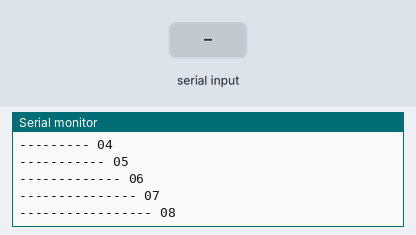
Simulated run of this sketch. Board: Arduino Uno, built with avr-gcc and run on an emulated ATmega328P. Parts: the last lines printed to the serial monitor. The test bench sets the inputs (shaded band).

Above: at 2.2 s.
2.3 s: "s" received over Serial
At 2.9 s:
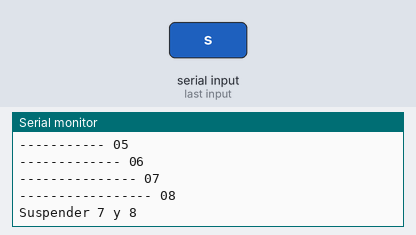
3.8 s: "r" received over Serial
5.3 s: ">" received over Serial
At 5.7 s:
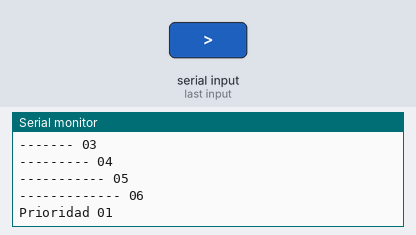
6.8 s: "x" received over Serial
Timing chart, 0 to 9.8 s (numbered marks = the images above; inputs shaded):
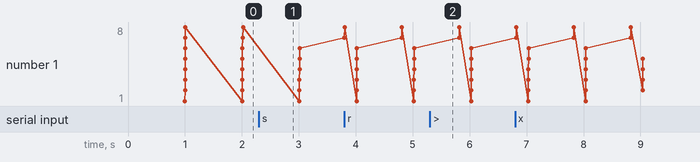

The sketch:

sistema_de_tiempo_real_ArduinoMega.ino
```cpp
//==============================================================================
//--------------------------------------------
// EJERCICIO PARA TAREA, A EXPLICAR EN EQUIPO:
//--------------------------------------------
// Aumentar el número de tareas a 8, considerando:
// 1.) Para verificar la secuencia de ejecución de las tareas, utilice la
// siguiente notación para la ocurrencia de las tareas:
//
// Tarea 1: --- 01
// Tarea 2: ----- 02
// Tarea 3: ------- 03
// Tarea 4: --------- 04
// Tarea 5: ----------- 05
// Tarea 6: ------------- 06
// Tarea 7: --------------- 07
// Tarea 8: ----------------- 08
//
// En la ocurrencia de la tarea agregar si recibió o envió datos a otras
// Tareas, por ejemplo, la siguiente línea indicaría que en esta instancia
// la Tarea 6 envió algo a la Tarea 4:
// Tarea 6: ------------- 06 [-> 4]
// En el siguiente caso, la Tarea 5 recibió algo de la Tarea 2.
// Tarea 5: ----------- 05 [<-2]

// 2.) Cambiar los siguientes parámetros para ejercitar las diversas opciones:
// a.) Prioridades de las tareas
// b.) Frecuencia de ejecución de las tareas. Algunas de ellas se ejecutarán
// más veces que otras.
// c.) Conclusión de las tareas. Algunas tareas terminarán antes que otras.
// d.) Comunicación entre tareas. Verificar cuáles son las funciones o
// directivas que se pueden emplear para que una tarea comunique algo a otra.
// Ejercitar que las comunicaciones se den después de que pasaron varias
// ejecuciones, por ejemplo, que la tarea 3 comunique a la tarea 5 después de
// que la tarea 3 ha ocurrido por quinta vez. Hacer algo similar para otros
// casos.
// e.) Ejercitar dos características más que crea importantes de FrreRTOS en el
// mismo ejemplo.
// f.) Comentar adecuadamente las líneas del código.
// g.) Para la presentación, puede emplear el monitor serial, simulado o real,
// verificando que efectivamente ocurre la secuencia que planeó.
//==============================================================================
//incluimos las librerias necesarias
#include <Arduino.h>
#include <Arduino_FreeRTOS.h>
#include <queue.h>
QueueHandle_t mensaje; //Anadimos manejador de colas
TaskHandle_t TaskSerial_Handler;    //Añadimos manerjador de tareas
TaskHandle_t Tarea_Handler, Tarea7_Handler;  //Añadimos manerjador de tareas
TaskHandle_t xHandle;  //Añadimos manerjador de tareas
//---------------------
//-----[ AJUSTES ]-----
//---------------------
void setup() {
  Serial.begin(115200);
  Serial.println("-- INICIO --"); //
  delay(1000);
  mensaje = xQueueCreate(10, // Longitud de cola
                         sizeof(String) // Tipo de dato
                        );
  // Creación de las tareas:
  xTaskCreate(
    Tarea1,     // Función que ejecuta la tarea
    "Tarea1",   // Cadena conel nombre de la tarea
    200,      // Tamaño del "Stack"
    NULL,       // Parámetro pasado como entrada
    1,          // Prioridad de la tarea
     &xHandle);      // Manejador (Handle) de la tarea
  xTaskCreate(
    Tarea2,
    "Tarea2",
    200,
    NULL,
    1,
    NULL);
  xTaskCreate(
    Tarea3,
    "Tarea3",
    200,
    NULL,
    1,
    NULL);
  xTaskCreate(
    Tarea4,
    "Tarea4",
    200,
    NULL,
    1,
    NULL);
  xTaskCreate(
    Tarea5,
    "Tarea5",
    200,
    NULL,
    1,
    NULL);
  xTaskCreate(
    Tarea6,
    "Tarea6",
    200,
    NULL,
    1,
    NULL);
  xTaskCreate(
    Tarea7,
    "Tarea7",
    200,
    NULL,
    1,
    &Tarea7_Handler);
  xTaskCreate(
    Tarea8,
    "Tarea8",
    200,
    NULL,
    1,
    &Tarea_Handler);
  xTaskCreate(
    TaskSerial,
    "Serial",
    128,
    NULL,
    1,
    &TaskSerial_Handler );


}

//-----------------------
//-----[ PRINCIPAL ]-----
//-----------------------
void loop() {
  delay(1000);              // Retardo para imprimir ocurrencias

}
//==============================================================================
//---------------------
//-----[ TAREA 1 ]-----
//---------------------
//------------------------------------------------------------------------------
void Tarea1( void * parameter ) {
  for ( int i = 0; i < 10; i++ ) { // Número de veces que ocurre esta tarea
    switch (i) {
      case 0:     // Primera ejecución T1
        Serial.println("--- 01");   // Evidencia de ocurrencia
        break;
      case 1:     // Segunda ejecución T1
        Serial.println("--- 01");   // Evidencia de ocurrencia
        break;
      case 2:     // Tercera ejecución T1
        Serial.println("--- 01");   // Evidencia de ocurrencia
        break;
      case 3:     // Cuarta ejecución T1
        Serial.println("--- 01");   // Evidencia de ocurrencia
        break;
      case 4:     // Quinta ejecución T1
        Serial.println("--- 01");   // Evidencia de ocurrencia
        break;
      case 5:     // Sexta ejecución T1
        Serial.println("--- 01");   // Evidencia de ocurrencia
        break;
      case 6:     // Séptima ejecución T1
        Serial.println("--- 01");   // Evidencia de ocurrencia
        break;
      case 7:     // Octava ejecución T1
        Serial.println("--- 01");   // Evidencia de ocurrencia
        break;
      case 8:     // Novena ejecución T1
        {
          Serial.print("--- 01");   // Evidencia de ocurrencia
          String aux = "  [<-1]";
          xQueueSend(mensaje, &aux , portMAX_DELAY);// Función para enviar dato a Tarea 6
          Serial.println(" [->6]");
          break;
        }
      case 9:     // Décima ejecución T1
        Serial.println("--- 01");   // Evidencia de ocurrencia
        break;
      default:
        Serial.println("--- 01");   // Evidencia de ocurrencia
        break;
    }
    delay(1000);              // Espera...
  }
  Serial.println("--> 01");     // Conclusión de la tarea
  vTaskDelete( NULL );          // Se "Borra"
}
//------------------------------------------------------------------------------
//---------------------
//-----[ TAREA 2 ]-----
//---------------------
//------------------------------------------------------------------------------
void Tarea2( void * parameter) {
  for ( int i = 0; i < 10; i++ ) {
    Serial.println("----- 02");
    delay(1000);
  }
  Serial.println("--> 02");   // Conclusión de la tarea
  vTaskDelete( NULL );
}
//------------------------------------------------------------------------------
//---------------------
//-----[ TAREA 3 ]-----
//---------------------
//------------------------------------------------------------------------------
void Tarea3( void * parameter) {
  for ( int i = 0; i < 10; i++ ) {
    Serial.println("------- 03");
    delay(1000);
  }
  Serial.println("--> 03");   // Conclusión de la tarea
  vTaskDelete( NULL );
}
//------------------------------------------------------------------------------
//---------------------
//-----[ TAREA 4 ]-----
//---------------------
//------------------------------------------------------------------------------
void Tarea4( void * parameter) {
  for ( int i = 0; i < 10; i++ ) {
    Serial.println("--------- 04");
    delay(1000);
  }
  Serial.println("--> 04");   // Conclusión de la tarea
  vTaskDelete( NULL );
}
//------------------------------------------------------------------------------
//---------------------
//-----[ TAREA 5 ]-----
//---------------------
//------------------------------------------------------------------------------
void Tarea5( void * parameter) {
  for ( int i = 0; i < 10; i++ ) {
    Serial.println("----------- 05");
    delay(1000);
  }
  Serial.println("--> 05");   // Conclusión de la tarea
  vTaskDelete( NULL );
}
//------------------------------------------------------------------------------
//---------------------
//-----[ TAREA 6 ]-----
//---------------------
//------------------------------------------------------------------------------
void Tarea6( void * parameter ) {
  for ( int i = 0; i < 10; i++ ) { // Número de veces que ocurre esta tarea
    switch (i) {
      case 0:     // Primera ejecución T6
        Serial.println("------------- 06");   // Evidencia de ocurrencia
        break;
      case 1:     // Segunda ejecución T6
        Serial.println("------------- 06");   // Evidencia de ocurrencia
        break;
      case 2:     // Tercera ejecución T6
        Serial.println("------------- 06");   // Evidencia de ocurrencia
        break;
      case 3:     // Cuarta ejecución T6
        Serial.println("------------- 06");   // Evidencia de ocurrencia
        break;
      case 4:     // Quinta ejecución T6
        Serial.println("------------- 06");   // Evidencia de ocurrencia
        break;
      case 5:     // Sexta ejecución T6
        Serial.println("------------- 06");   // Evidencia de ocurrencia
        break;
      case 6:     // Séptima ejecución T6
        Serial.println("------------- 06");   // Evidencia de ocurrencia
        break;
      case 7:     // Octava ejecución T6
        Serial.println("------------- 06");   // Evidencia de ocurrencia
        break;
      case 8:     // Novena ejecución T6
        {
          String valueFromQueue = " ";
          Serial.print("------------- 06");   // Evidencia de ocurrencia
          if (xQueueReceive(mensaje, &valueFromQueue, portMAX_DELAY) == pdPASS) {
            Serial.println(valueFromQueue);    // Imprimimos lo que recibe de la otra función
          }
          // Serial.println("[<-1]");
          break;
        }
      case 9:     // Décima ejecución T6
        Serial.println("------------- 06");   // Evidencia de ocurrencia
        break;
      default:
        Serial.println("------------- 06");   // Evidencia de ocurrencia
        break;
    }
    delay(1000);              // Espera...
  }

  Serial.println("--> 06");     // Conclusión de la tarea
  vTaskDelete( NULL );          // Se "Borra"
}
//------------------------------------------------------------------------------
//---------------------
//-----[ TAREA 7 ]-----
//---------------------
//------------------------------------------------------------------------------
void Tarea7( void * parameter) {
  for ( int i = 0; i < 10; i++ ) {
    Serial.println("--------------- 07");
    delay(1000);
  }
  Serial.println("--> 07");   // Conclusión de la tarea
  vTaskSuspend( NULL );
}
//------------------------------------------------------------------------------
//---------------------
//-----[ TAREA 8 ]-----
//---------------------
//------------------------------------------------------------------------------
void Tarea8( void * parameter) {
  for (int i = 0; i < 10; i++) {
    Serial.println("----------------- 08");
    delay(1000);
  }
  Serial.println("--> 08");   // Conclusión de la tarea
  vTaskDelete( NULL );
}
void TaskSerial(void* pvParameters) {
  /*
    Serial
    Envia "s" para suspender tarea 7 y 8
    Envia "r" para reanudar tarea 7 y 8
    Envia ">" para incrementar a prioridad 3 la tarea 1
    Envia "x" para hacer un paro de emergencia y reiniciar el programa
  */
  (void) pvParameters;
  for (;;) // Ciclo infinito
  {
    while (Serial.available() > 0) {
      switch (Serial.read()) {
        case 's':                         //en el caso de recibir s suspendemos la tarea 7 y 8
        Serial.println("Suspender 7 y 8");
          vTaskSuspend(Tarea7_Handler);
          vTaskSuspend(Tarea_Handler);
          break;
        case 'r':                       //en el caso de recibir r se reanudan las tareas 7 y 8
         Serial.println("Reanudar 7 y 8");
          vTaskResume(Tarea7_Handler);
          vTaskResume(Tarea_Handler);
         break;
         case '>':                      //en el caso de recibir > se aumenta la prioridad de la tarea 1
         Serial.println("Prioridad 01");
         vTaskPrioritySet(  xHandle, 3 );
          break;
          case 'x':                     //en el caso de recibir x se suspenden todas las tareas
         Serial.println("Paro de emergencia");
         delay(100);
         vTaskSuspendAll();
          break;

      }
      vTaskDelay(1);
    }
  }
}

//******************************************************************************
```

Measured:
- after the input at 2.3 s, the serial monitor: prints a new line at once (image 1)
- after the input at 5.3 s, the serial monitor: prints a new line at once (image 2)
